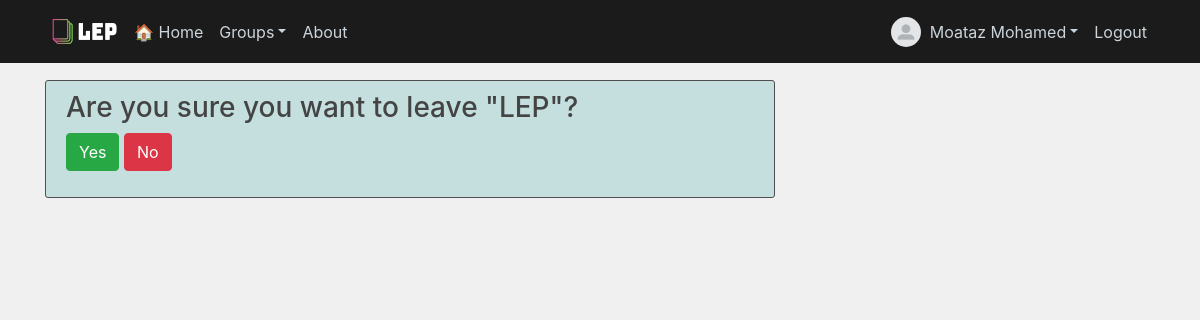
Page /group/LEP/leave/ (signed in) on the committed database.
### accounts/models.py (models this page shows, shortened)
class User(AbstractBaseUser):
    image        = models.ImageField(default='default.jpg', upload_to='profile_pics')
    email        = models.EmailField(max_length=255,unique=True)
    first_name   = models.CharField(max_length=30)
    last_name    = models.CharField(max_length=30)
    account_types = [
    ('student', 'Student'),
    ('teacher', 'Teacher'),
    ('manager', 'Manager') ]
    account_type = models.CharField(choices=account_types, max_length=7)
    active       = models.BooleanField(default=True)
    staff        = models.BooleanField(default=False)
    admin        = models.BooleanField(default=False)
    no_of_groups = models.IntegerField(default=0)
    USERNAME_FIELD  = 'email'
    REQUIRED_FIELDS = []
    def get_full_name(self):
        full_name = self.first_name + ' ' + self.last_name
        return full_name
    def get_email(self):
        return self.email
    def get_account_type(self):
        return self.account_type
    objects = UserManager()

### groups/models.py (models this page shows, shortened)
class Group(models.Model):
    group_name   = models.CharField(max_length=50, unique=True)
    group_code   = models.IntegerField(default=code_generator, unique=True)
    group_owner  = models.CharField(default="manager", max_length=255)
    member_count = models.IntegerField(default=0)

### groups/views.py (the view, shortened to what this page needs)
# urls.py: path('group/<name>/leave/', group_leave_view, name='group-leave'),
@login_required
def group_leave_view(request, name):
    group_obj = Group.objects.get(group_name=name)
    group_name = group_obj.group_name
    user = get_user_model()
    user_email = user.get_email(request.user)
    user_account_type = user.get_account_type(request.user)
    context = {
        'object' : group_obj,
        'group_name' : group_name,
    }
    return render(request, 'groups/group-leave.html', context)

### groups/templates/groups/group-leave.html (shortened to what this page needs)
{% extends 'main/base.html' %}
{% load crispy_forms_tags %}
{% block content %}
<div class="content-section">
    <form method="POST"> {% csrf_token %}
        <div class="form-group">
            <h3>Are you sure you want to leave "{{ group_name }}"?</h3>
            <button class="btn btn-success" type="submit">Yes</button>
            <a class="btn btn-danger" href="../">No</a>
        </div>
    </form>
</div>
{% endblock content %}

### main/templates/main/base.html (shortened to what this page needs)
{% load static %}
<!DOCTYPE html>
<html>
    <head>
        <link rel="stylesheet" href="https://maxcdn.bootstrapcdn.com/bootstrap/4.0.0/css/bootstrap.min.css">
        <link rel="stylesheet" href="https://use.fontawesome.com/releases/v5.0.10/css/all.css">
        <link rel="stylesheet" href="https://cdn.jsdelivr.net/npm/bootstrap@4.5.3/dist/css/bootstrap.min.css">
        <link rel="stylesheet" type="text/css" href="{% static 'main/main.css' %}">
        <link rel="stylesheet" type="text/css" href="{% static 'main/checkbox.css' %}">
    </head>
<body>
    <header class="site-header">
      <nav class="navbar navbar-expand-md navbar-dark bg-steel fixed-top">
        <div class="container">
          <img class="logo" src="/media/logo/lep_logo2.png">
          <div class="collapse navbar-collapse" id="navbarToggle">
            <div class="navbar-nav mr-auto">
              <a class="nav-item nav-link" href="{% url 'home-page' %}">🏠 Home</a>
              <li class="nav-item dropdown">
                <a class="nav-link dropdown-toggle" id="navbarDropdown" role="button" data-toggle="dropdown" aria-haspopup="true" aria-expanded="false">Groups</a>
              </li>
              <a class="nav-item nav-link" href="{% url 'about' %}">About</a>
            </div>
            <div class="navbar-nav">
              {% if user.is_authenticated %}
                <img class="rounded-circle profile-img" src="{{ user.image.url }}">
                <li class="nav-item dropdown">
                  <a class="nav-link dropdown-toggle" id="profileDropdown" role="button" data-toggle="dropdown" aria-haspopup="true" aria-expanded="false">{{ user.get_full_name }}</a>
                </li>
                <a class="nav-item nav-link" href="{% url 'logout' %}">Logout</a>
              {% else %}
                <a class="nav-item nav-link" href="{% url 'login' %}">Login</a>
                <a class="nav-item nav-link" href="{% url 'register' %}">Register</a>
              {% endif %}
            </div>
          </div>
        </div>
      </nav>
    </header>
    <main role="main" class="container">
      <div class="row">
        <div class="col-md-8">
          {% block content %}{% endblock %}
        </div>
      </div>
    </main>
  </body>
</html>

### main/static/main/main.css (style rules this page uses)
body { background: #f0f0f0; color: #333333; margin-top: 5rem; }
h1, h2, h3, h4, h5, h6 { color: #444444; }
.bg-steel { background-color: #1b1b1b; }
.site-header .navbar-nav .nav-link { color: #cbd5db; }
.content-section { background: #c5dfdf; padding: 10px 20px; border: 1px solid #4e4e4e; border-radius: 3px; margin-bottom: 20px; }
.profile-img { height: 30px; width: 30px; margin-top: 5px; margin-right: 1px; margin-bottom: 1px; }
.logo { height: 45px; width: 80px; margin-top: 1px; margin-right: 1px; margin-bottom: 1px; }
a { color: #17a2b8; }

### rows in the picture
User: image (placeholder picture), get_full_name "Moataz Mohamed"
Group: group_name "LEP"
